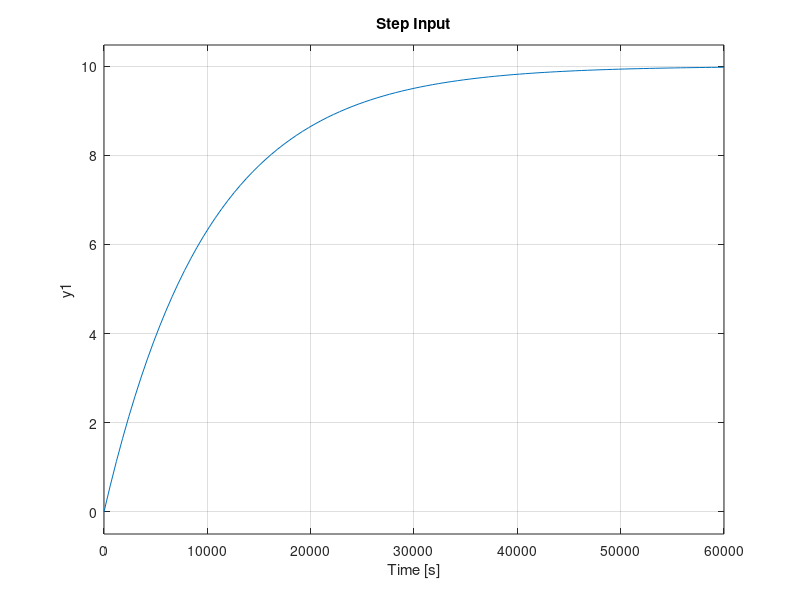
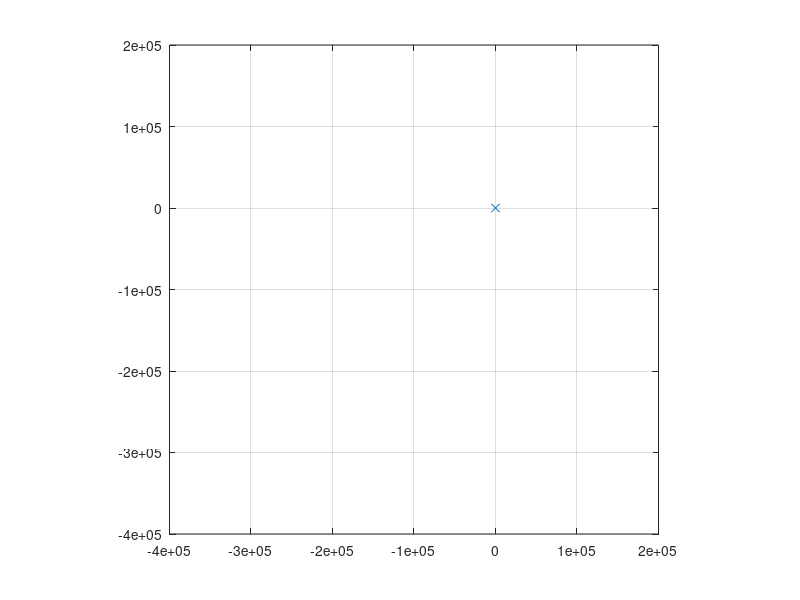

The MATLAB source for these figures, in order: (Note: this script raises an error after producing the figures.)
%% 1(a) First Order Equation
% Author: Pushkar Antony
% PS Number: 99003729
% Date: 7th April 2021.
% Version: 1.0.

%% Plant Description
% The Mass-damper first order system is taken as Plant.
% Equation: f= Bv + M v'
% f = force; B= coefficient of friction; M = mass ; v= velocity.
% Values:  B1= 0.4, M1=1000; B2= 0.5, M2= 500; B3= 1.7, M3= 340;

%% Code:
clc;
B1= ([0.1 0.5 1.7]);
M1=([1000 5 340]);
for i=1:3
    sys = tf([1/M1(i)],[1,B1(i)/M1(i)])
    figure(i);
    subplot(2,1,1);
    impulse(sys);
    title('Impulse Input');
    subplot(2,1,2);
    step(sys);
    title('Step Input');
    [z,p,k]= tf2zp([1/M1(i)],[1,B1(i)/M1(i)])
    figure(4);
    zplane(z,p);
    xlim([-4*1e5 2*1e5]);
    ylim([-4*1e5 2*1e5]);
    hold on;
    S = stepinfo(sys)
end

%% Math Analysis
% Independent: Time(t)
% Dependent: Velocity(v) and Force(f)
% Constant: Mass(M) and Frictional Coefficient(B)

% Roots:(-B)/M

% IVT:
% 1. For step input: 0
% 2. For impulse input: 1/M

% FVT:
% 1. For step input: 1/B
% 2. For impulse input: 0

% Time Response Results:
% Rise Time :4tau = (4M)/B; where tau = M/B 

%% Comparison Analysis:(Speed, Accuracy and stability):
% 1) s=0.001/(0.0001s+1)- a stable system as the poles are in the 2nd 
%and 3rd quadrant.
% 2) There is no overshoot since it’s a first order system.
% 3) The rise time of 2nd system is least and hence it is the fastest 
%system.
% 4) The settling time of 2nd system is least and hence making it more 
%accurate than the rest of them.
% 5) The poles are moving farther away, the more the system becomes stable,
%as we can see in 2nd system.

